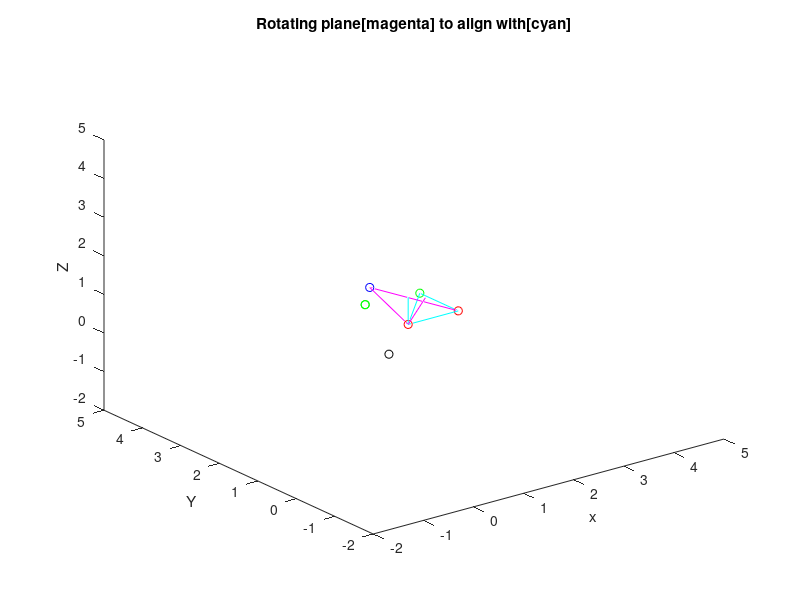

Source code (MATLAB):
clear all;

% Creating four points
point1 = [1 1 1];
point2 = [2 1 1];
point3 = [2 2 1];
point4 = [1 2 1.5];

% Plotting 4 points
figure;
plot3(point1(1),point1(2),point1(3),'or');
hold on;
plot3(point2(1),point2(2),point2(3),'or');
plot3(point3(1),point3(2),point3(3),'og');
plot3(point4(1),point4(2),point4(3),'ob');

xlabel(' x ');
ylabel(' Y ');
zlabel(' Z ');
xlim([-2 5])
ylim([-2 5])
zlim([-2 5])


% orienting the point 4 in same plane as other 3 points

% Plane 1 = 1,2,3
% Creating vector between points 1 and 2
vec12 = point2 - point1;
vec12_p = [point1; point1+vec12];
vec12_UV = vec12./vecnorm(vec12);
plot3(vec12_p(:,1),vec12_p(:,2),vec12_p(:,3),'c', 'LineWidth',0.5);

% Creating vector between points 1 and 3
vec13 = point3 - point1;
vec13_p = [point1; point1+vec13];
vec13_UV = vec13./vecnorm(vec13);
plot3(vec13_p(:,1),vec13_p(:,2),vec13_p(:,3),'c', 'LineWidth',0.5);

% Creating vector between points 2 and 3
vec23 = point3 - point2;
vec23_p = [point2; point2+vec23];
vec23_UV = vec23./vecnorm(vec23);
plot3(vec23_p(:,1),vec23_p(:,2),vec23_p(:,3),'c', 'LineWidth',0.5);


% Plane 2 = 1,2,4

% Creating vector between points 1 and 4
vec14 = point4 - point1;
vec14_p = [point1; point1+vec14];
vec14_UV = vec14./vecnorm(vec14);
plot3(vec14_p(:,1),vec14_p(:,2),vec14_p(:,3),'m', 'LineWidth',0.5);

% computing new axis
ih2 = cross(vec12_UV, vec14_UV);
ih2_UV = ih2./vecnorm(ih2);
vec1i2_p = [point1; point1+ih2];
plot3(vec1i2_p(:,1),vec1i2_p(:,2),vec1i2_p(:,3),'m', 'LineWidth',0.5)

ih = cross(vec12_UV, vec13_UV);
ih_UV = ih./vecnorm(ih);
vec1i_p = [point1; point1+ih];
plot3(vec1i_p(:,1),vec1i_p(:,2),vec1i_p(:,3),'c', 'LineWidth',0.5)


% Creating vector between points 2 and 4
vec24 = point4 - point2;
vec24_p = [point2; point2+vec24];
vec24_UV = vec24./vecnorm(vec24);
plot3(vec24_p(:,1),vec24_p(:,2),vec24_p(:,3),'m', 'LineWidth',0.5);

title('Rotating plane[magenta] to align with[cyan]')
pause(5)

% Computing the required angle of rotation 
% theta = dot(ih2, vec12_UV);
% theta = radtodeg(theta);

% angle between 
angle3 = atan2(norm(cross(vec14_UV,vec23_UV)), dot(vec14_UV,vec23_UV));

angle = atan2(norm(cross(ih2_UV,vec12_UV)), dot(ih2_UV,vec12_UV));

angle2 = atan2(norm(cross(ih2_UV,ih_UV)), dot(ih2_UV,ih_UV));

% Plotting point after rotating it by angle
angle_deg = rad2deg(angle)
theta =  -1 * angle;

R_X = [1 0 0; 0 cos(theta) -sin(theta); 0 sin(theta) cos(theta)];
R_Y = [cosd(theta) 0 sind(theta) ; 0 1 0; -sind(theta) 0 cosd(theta)];
R_Z = [cosd(theta) -sind(theta) 0; sind(theta) cosd(theta) 0; 0 0 1];

point4_n = R_X * vec14';
point4_new = point4+point4_n;
plot3(point4_new(1),point4_new(2),point4_new(3),'ok');


% Plotting point after rotating it by angle3

angle3_deg = rad2deg(angle3);
theta =  -1 * angle3;
R_X = [1 0 0; 0 cos(theta) -sin(theta); 0 sin(theta) cos(theta)];
point43_n = R_X * vec14';
point43_new = point4+point43_n;
plot3(point43_new(1),point43_new(2),point43_new(3),'og');

% Plotting point after rotating it by angle2
angle2_deg = rad2deg(angle2);
theta =  -1 * angle2;
R_X = [1 0 0; 0 cos(theta) -sin(theta); 0 sin(theta) cos(theta)];
point42_n = R_X * vec14';
point42_new = point4+point42_n;
plot3(point42_new(1),point42_new(2),point42_new(3),'og');



